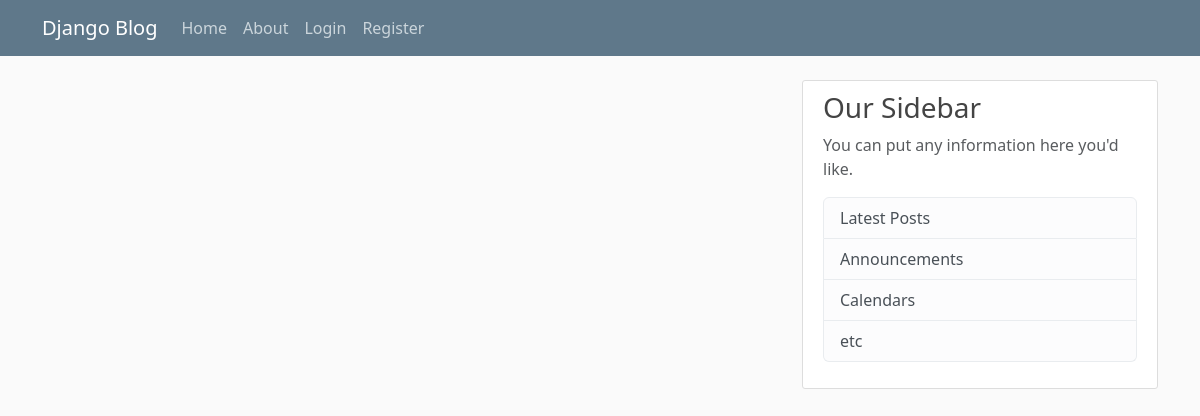
The app's page /, older data.
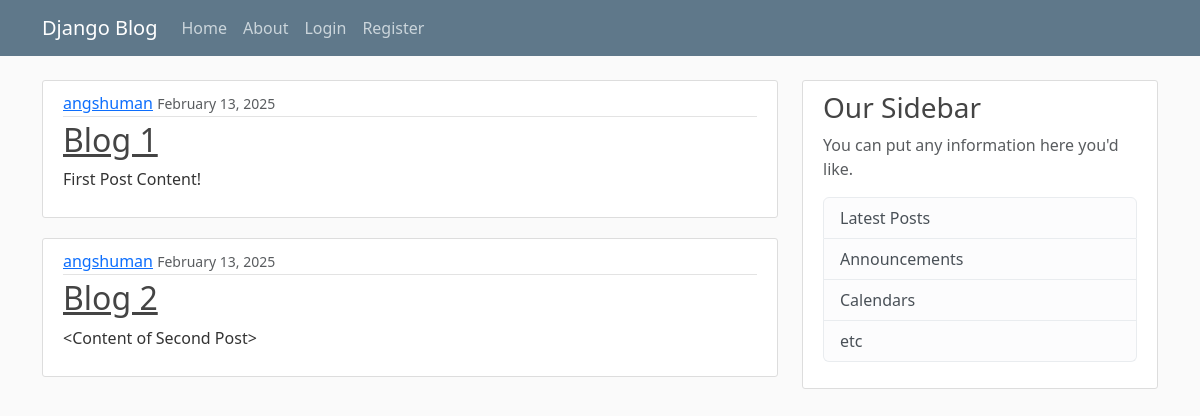
The same page, newer data.
### blog/models.py (models this page shows, shortened)
class Post(models.Model):
    title = models.CharField(max_length=100)
    content = models.TextField()        #unrestricted text
    date_posted = models.DateTimeField(default=timezone.now)
    author = models.ForeignKey(User, on_delete=models.CASCADE) #if user is deleted, delete all posts
    updated_at = models.DateTimeField(auto_now=True)

### blog/views.py (the view)
# urls.py: path('', views.home, name ='blog-home'), # path for home page
def home(request):
    context = {
        'posts': Post.objects.all() # create a dictionary named context with key posts and value as all objects of Post model
    }
    return render(request, 'blog/home.html', context) # render home.html template for blog/home page with context dictionary

### blog/templates/blog/home.html (shortened to what this page needs)
{% extends "blog/base.html" %}
{% block content %}
    {% for post in posts %}
        <article class="media content-section">
            <div class="media-body">
            <div class="article-metadata">
                <a class="mr-2" href="#">{{ post.author }}</a>
                <small class="text-muted">{{ post.date_posted|date:"F d, Y" }}</small>
            </div>
            <h2><a class="article-title" href="#">{{ post.title }}</a></h2>
            <p class="article-content">{{ post.content }}</p>
            </div>
        </article>
    {% endfor %}
{% endblock content %}

### blog/templates/blog/base.html (shortened to what this page needs)
{% load static %}
<!DOCTYPE html>
<html lang="en">
<head>
    <link href="https://cdn.jsdelivr.net/npm/bootstrap@5.3.3/dist/css/bootstrap.min.css" rel="stylesheet">
    <link rel = "stylesheet" type = "text/css" href = "{% static 'blog/main.css' %}">
</head>
<body>
    <header class="site-header">
        <nav class="navbar navbar-expand-md navbar-dark bg-steel fixed-top">
          <div class="container">
            <a class="navbar-brand mr-4" href="{% url 'blog-home' %}">Django Blog</a>
            <div class="collapse navbar-collapse" id="navbarToggle">
              <div class="navbar-nav mr-auto">
                <a class="nav-item nav-link" href="{% url 'blog-home' %}">Home</a>
                <a class="nav-item nav-link" href="{% url 'blog-about' %}">About</a>
              </div>
              <div class="navbar-nav">
                <a class="nav-item nav-link" href="#">Login</a>
                <a class="nav-item nav-link" href="#">Register</a>
              </div>
            </div>
          </div>
        </nav>
      </header>
      <main role="main" class="container">
        <div class="row">
          <div class="col-md-8">
            {% block content %}{% endblock %}
          </div>
          <div class="col-md-4">
            <div class="content-section">
              <h3>Our Sidebar</h3>
              <p class='text-muted'>You can put any information here you'd like.
                <ul class="list-group">
                  <li class="list-group-item list-group-item-light">Latest Posts</li>
                  <li class="list-group-item list-group-item-light">Announcements</li>
                  <li class="list-group-item list-group-item-light">Calendars</li>
                  <li class="list-group-item list-group-item-light">etc</li>
                </ul>
              </p>
            </div>
          </div>
        </div>
      </main>
</body>
</html>

### blog/static/blog/main.css (style rules this page uses)
body { background: #fafafa; color: #333333; margin-top: 5rem; }
h1, h2, h3, h4, h5, h6 { color: #444444; }
ul { margin: 0; }
.bg-steel { background-color: #5f788a; }
.site-header .navbar-nav .nav-link { color: #cbd5db; }
.content-section { background: #ffffff; padding: 10px 20px; border: 1px solid #dddddd; border-radius: 3px; margin-bottom: 20px; }
.article-title { color: #444444; }
.article-content { white-space: pre-line; }
.article-metadata { padding-bottom: 1px; margin-bottom: 4px; border-bottom: 1px solid #e3e3e3 }

Row changes from the older to the newer data that the page shows:
added Post: author "angshuman", date_posted "February 13, 2025", title "Blog 1", content "First Post Content!"
added Post: author "angshuman", date_posted "February 13, 2025", title "Blog 2", content "<Content of Second Post>"
